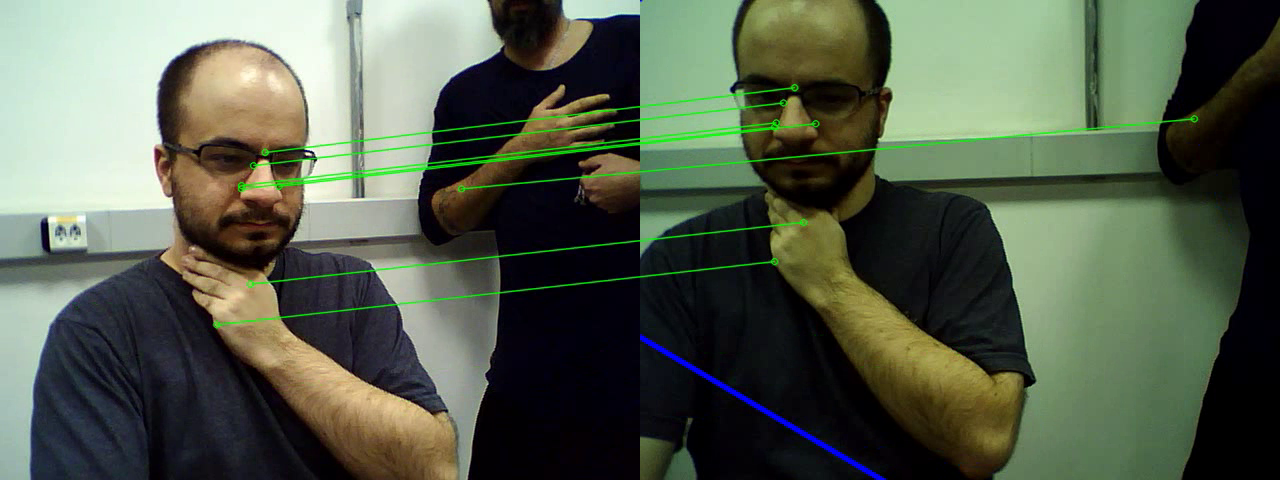
#> input picture frame 7 of lab2_video/saida.avi, 1280 x 480 px, given in place of the camera
$ python lab2_video.py
#> lines starting #> are read from the running program, lines starting #| are printed output that depends on the picture; after the words box and inside, x2 and y2 are one past the last pixel; in counts of white or black regions, pixels touching at a corner belong together
import numpy as np
import cv2 as cv
from matplotlib import pyplot as plt

MIN_MATCH_COUNT = 10

cap = cv.VideoCapture(0)
ca1 = cv.VideoCapture(1)

# Get current width of frame
width = cap.get(cv.CAP_PROP_FRAME_WIDTH)*2   # float
# Get current height of frame
height = cap.get(cv.CAP_PROP_FRAME_HEIGHT) # float
# Define Video Frame Rate in fps
fps = 10.0

# Define the codec and create VideoWriter object
fourcc = cv.VideoWriter_fourcc(*'XVID')
out = cv.VideoWriter('saida_3.avi', fourcc, fps, (int(width),int(height)) )

if not cap.isOpened():
    print("Cannot open camera")
    exit()
if not ca1.isOpened():
    print("Cannot open camera")
    exit()

print('entrando no while')
while True:
    # Capture frame-by-frame
    ret, frame = cap.read()
#> frame is the input picture: shape (480, 1280, 3); mean B, G, R 77.2, 94.4, 85.7
    ret1, frame1 = ca1.read()
    # if frame is read correctly ret is True
    print('definições corretas')
    if not ret:
        print("Can't receive frame (stream end?). Exiting ...")
        break
    if not ret1:
        print("Can't receive frame (stream end?). Exiting ...")
        break
    print('pegou imagem')
    # Display the resulting frame

	#img1 = cv.normalize(cv.imread('cristo3.png', cv.IMREAD_GRAYSCALE), None, 0, 255, cv.NORM_MINMAX).astype('uint8')          # queryImage
	#img2 = cv.normalize(cv.imread('cristo4.png', cv.IMREAD_GRAYSCALE), None, 0, 255, cv.NORM_MINMAX).astype('uint8') # trainImage

    img1 = frame         # queryImage
    img2 = frame1

	# Initiate SIFT detector
    sift = cv.SIFT_create()

	# find the keypoints and descriptors with SIFT
    kp1, des1 = sift.detectAndCompute(img1,None)
#> kp1 = 1047 keypoints; strongest (x, y, size): (307, 154, 2.3), (44, 226, 6.7), (315, 160, 2), (177, 75, 24.1)
    kp2, des2 = sift.detectAndCompute(img2,None)
#> kp2 has the same summary as kp1

    FLANN_INDEX_KDTREE = 1
    index_params = dict(algorithm = FLANN_INDEX_KDTREE, trees = 5)
    search_params = dict(checks = 50)

    flann = cv.FlannBasedMatcher(index_params, search_params)

    matches = flann.knnMatch(des1,des2,k=2)
#> matches = 1047 matches

	# store all the good matches as per Lowe's ratio test.
    good = []
    for m,n in matches:
        if m.distance < 0.7*n.distance:
            good.append(m)
#> after the loop, good = 1047 matches

    if len(good)>MIN_MATCH_COUNT:
        src_pts = np.float32([ kp1[m.queryIdx].pt for m in good ]).reshape(-1,1,2)
#> src_pts = 1047 rows, first 8: [36.1, 250.2], [44.38, 225.6], [45.85, 219.4], [46.31, 256.3], [47.14, 328.6], [51.13, 318.9], [51.57, 326.5], [52.13, 245.7]
        dst_pts = np.float32([ kp2[m.trainIdx].pt for m in good ]).reshape(-1,1,2)
#> dst_pts has the same summary as src_pts

        M, mask = cv.findHomography(src_pts, dst_pts, cv.RANSAC,5.0)
#> M = [[1, -1.04e-15, 7.62e-13], [-2.89e-16, 1, 1.86e-13], [-1.21e-18, -1.12e-18, 1]]; mask = 1047 values from 1 to 1
        matchesMask = mask.ravel().tolist()
#> matchesMask = 1047 values from 1 to 1

        print(img1.shape)
#| (480, 1280, 3)
        h,w,c = img1.shape
#> h = 480; w = 1280; c = 3
        pts = np.float32([ [0,0],[0,h-1],[w-1,h-1],[w-1,0] ]).reshape(-1,1,2)
        dst = cv.perspectiveTransform(pts,M)
#> dst = [[7.62e-13, 1.86e-13], [2.62e-13, 479], [1279, 479], [1279, -1.83e-13]]

        img2 = cv.polylines(img2,[np.int32(dst)],True,255,3, cv.LINE_AA)
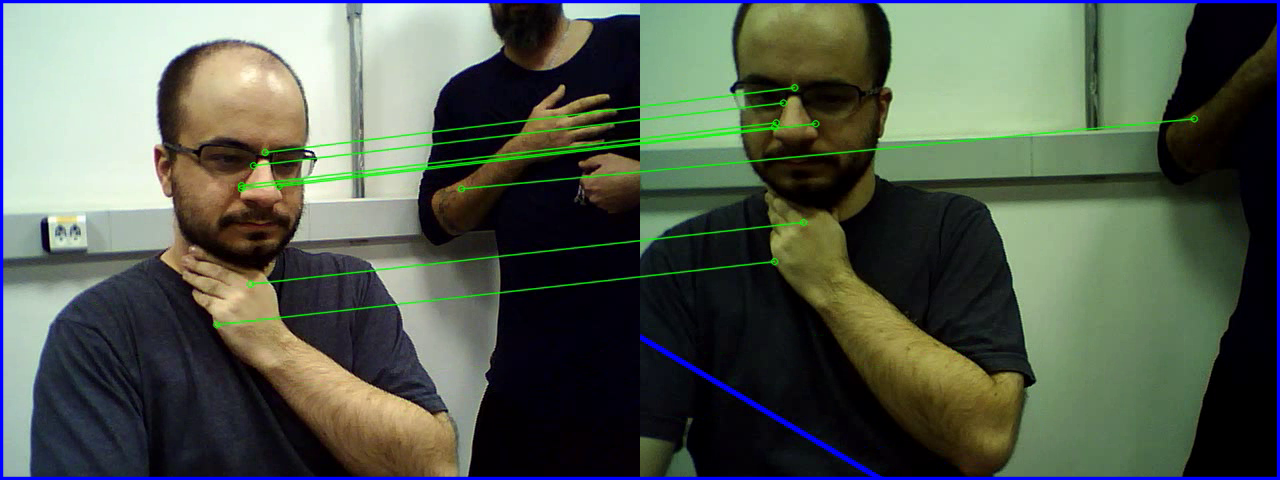
#> img2: shape (480, 1280, 3); 2.28% of pixels changed, all inside (x1, y1, x2, y2) = (0, 0, 1280, 480)

    else:
        print( "Not enough matches are found - {}/{}".format(len(good), MIN_MATCH_COUNT) )
        matchesMask = None

    draw_params = dict(matchColor = (0,255,0), # draw matches in green color
					   singlePointColor = None,
					   matchesMask = matchesMask, # draw only inliers
					   flags = 2)
#> draw_params = 4 items

    img3 = cv.drawMatches(img1,kp1,img2,kp2,good,None,**draw_params)
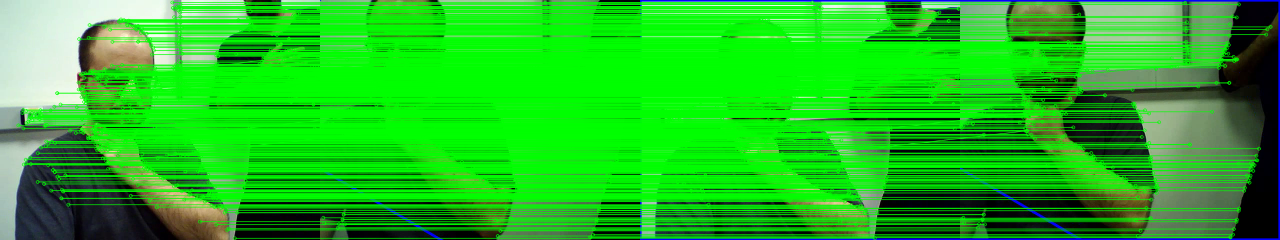
#> img3: shape (480, 2560, 3) (shown at 1/2 size); mean B, G, R 34.2, 186.4, 34.9

    out.write(img3)

    cv.imshow('frame',img3)

    #plt.imshow(img3, 'gray'),plt.show()

    if cv.waitKey(1) == ord('q'):
#> (key q is pressed here)
        break

cap.release()
ca1.release()
cv.destroyAllWindows()

$ run again, starting later in the video
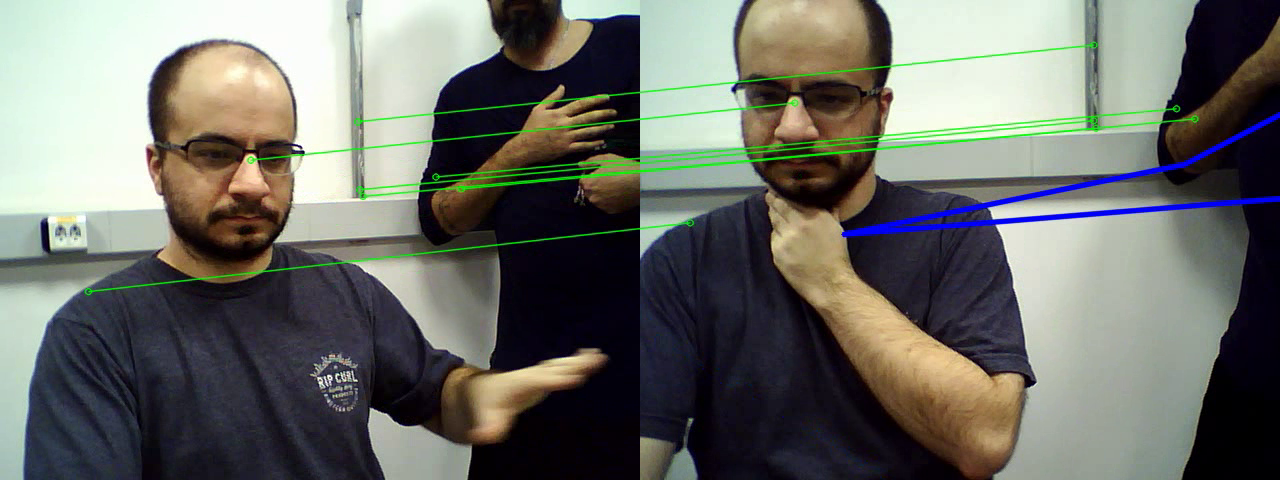
#> input picture frame 33 of lab2_video/saida.avi, 1280 x 480 px, given in place of the camera
#> frame is the input picture: shape (480, 1280, 3); mean B, G, R 103.6, 109.8, 108.4
#> kp1 = 1174 keypoints; strongest (x, y, size): (300, 147, 2.1), (296, 148, 2.9), (302, 152, 2.8), (734, 89, 3.9)
#> kp2 has the same summary as kp1
#> matches = 1174 matches
#> src_pts = 1174 rows, first 8: [36.45, 250.4], [37.61, 306.7], [38.22, 361.4], [44.38, 225.8], [45.18, 253.1], [46.11, 219.1], [46.34, 255.9], [49.7, 221]
#> dst_pts has the same summary as src_pts
#> M = [[1, 2.66e-15, -6.46e-13], [-1.53e-16, 1, -2.71e-13], [-9.13e-19, 3.88e-18, 1]]; mask = 1174 values from 1 to 1
#| (480, 1280, 3)
#> dst = [[-6.46e-13, -2.71e-13], [6.27e-13, 479], [1279, 479], [1279, -4.67e-13]]
#> `img2 = cv.polylines(img2,[np.int32(dst)],True,255,3, cv.LINE_AA)`:
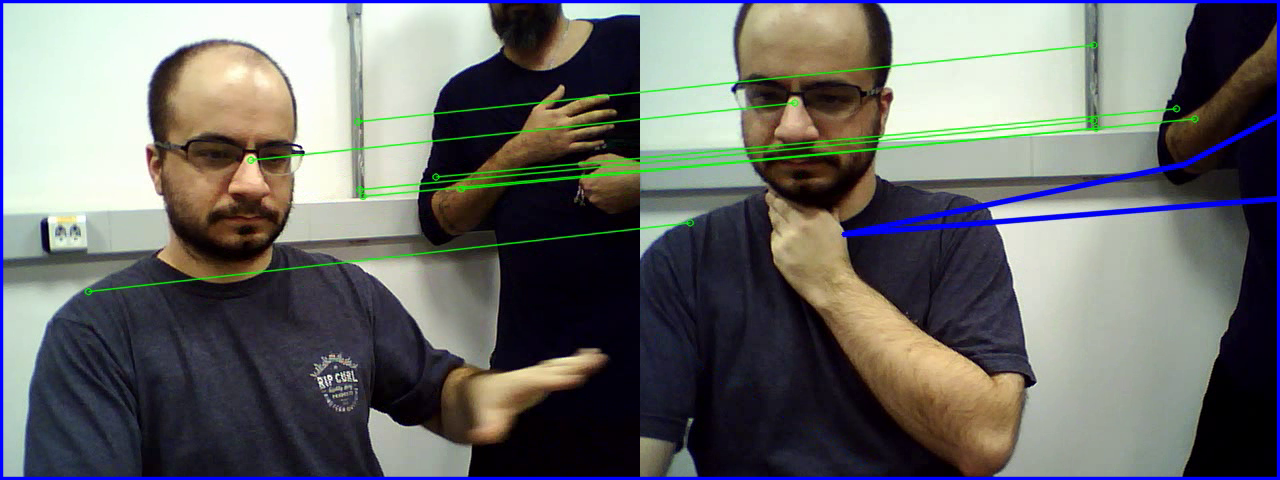
#> img2: shape (480, 1280, 3); 2.28% of pixels changed, all inside (x1, y1, x2, y2) = (0, 0, 1280, 480)
#> draw_params = 4 items
#> `img3 = cv.drawMatches(img1,kp1,img2,kp2,good,None,**draw_params)`:
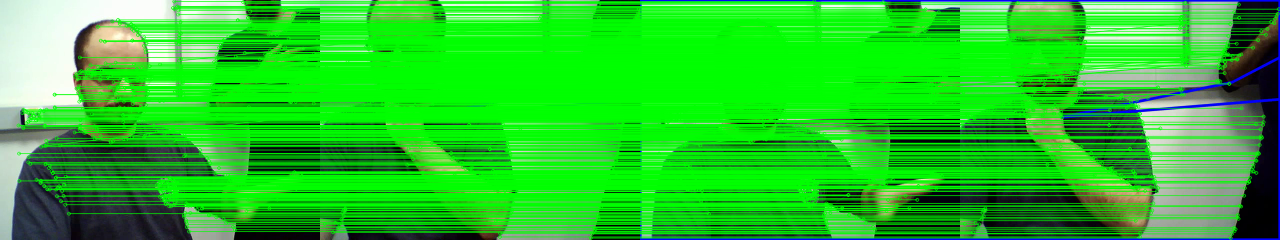
#> img3: shape (480, 2560, 3) (shown at 1/2 size); mean B, G, R 42.3, 196.5, 41

$ run again, starting later in the video
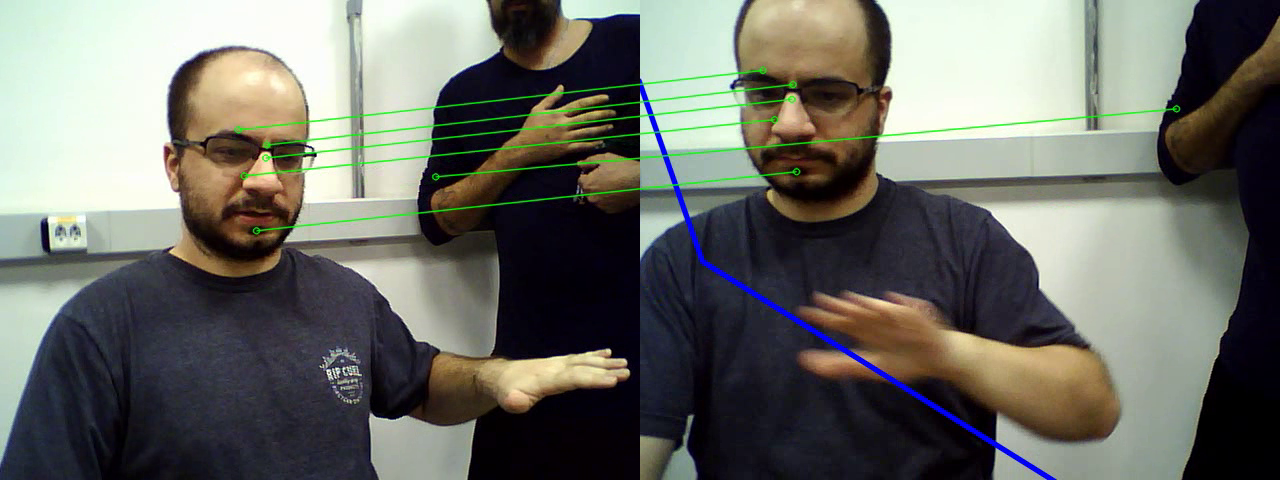
#> input picture frame 59 of lab2_video/saida.avi, 1280 x 480 px, given in place of the camera
#> frame is the input picture: shape (480, 1280, 3); mean B, G, R 101.7, 108.5, 107.4
#> kp1 = 1101 keypoints; strongest (x, y, size): (315, 155, 2.8), (595, 368, 28.3), (522, 380, 33.2), (608, 351, 3.8)
#> kp2 has the same summary as kp1
#> matches = 1101 matches
#> src_pts = 1101 rows, first 8: [4.43, 458], [36.61, 250.6], [41.47, 249.2], [44.34, 226], [45.47, 253.5], [46.08, 255.7], [46.09, 219.2], [49.7, 221.1]
#> dst_pts has the same summary as src_pts
#> M = [[1, 1.77e-15, 2.23e-13], [-2.9e-16, 1, -2.96e-15], [-1.57e-18, 2.59e-18, 1]]; mask = 1101 values from 1 to 1
#| (480, 1280, 3)
#> dst = [[2.23e-13, -2.96e-15], [1.07e-12, 479], [1279, 479], [1279, -3.74e-13]]
#> `img2 = cv.polylines(img2,[np.int32(dst)],True,255,3, cv.LINE_AA)`:
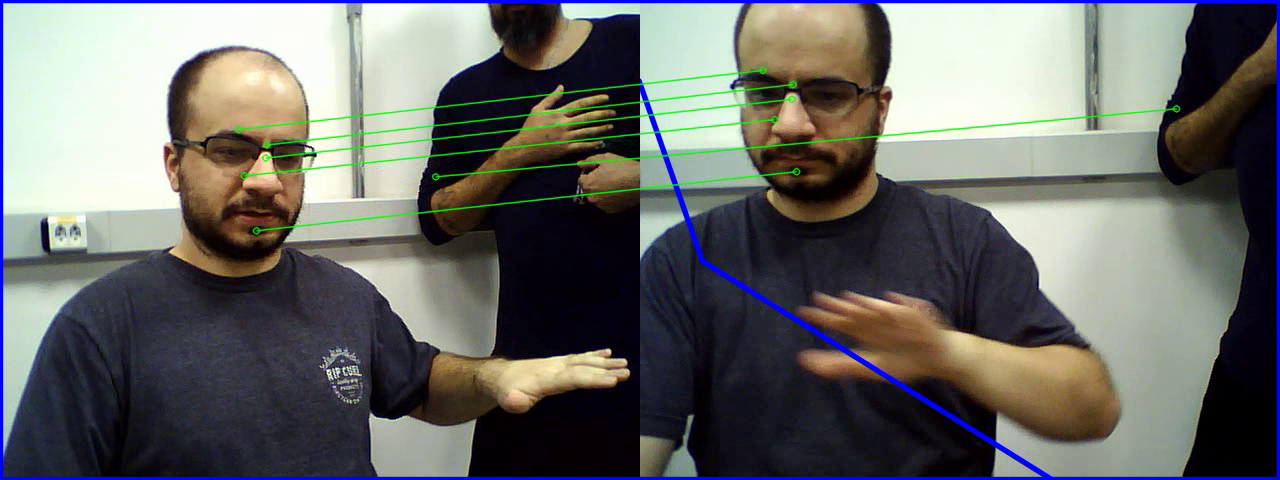
#> img2: shape (480, 1280, 3); 2.28% of pixels changed, all inside (x1, y1, x2, y2) = (0, 0, 1280, 480)
#> draw_params = 4 items
#> `img3 = cv.drawMatches(img1,kp1,img2,kp2,good,None,**draw_params)`:
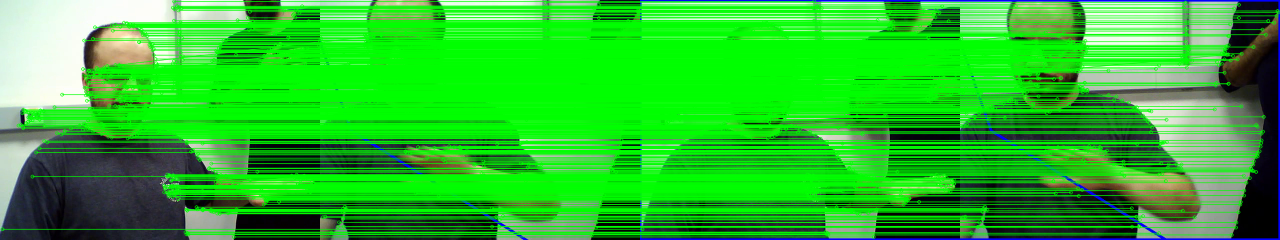
#> img3: shape (480, 2560, 3) (shown at 1/2 size); mean B, G, R 45.5, 187.3, 44.6
